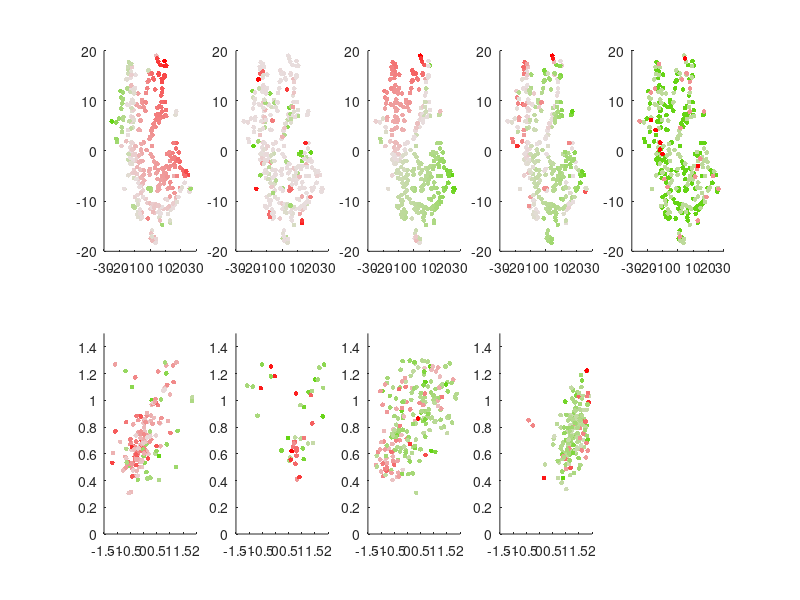

The MATLAB script that drew this image:






load('Fig5A.mat')
%load('Fig5B.mat')

load('CustomColormapRandG.mat')
close all
figure('Position',[0 0 1720 610])
for i=1:4
    subplot(2,5,i)
    labels=nthroot(X(:,i), 3);
    labels(find(labels>0))=labels(find(labels>0))/max(labels);
    labels(find(labels<0))=-labels(find(labels<0))/min(labels);
    scatter(mappedX(:,1), mappedX(:,2), 12, labels,'filled');
    colormap(CustomColormapRandG)
end
subplot(2,5,5)
labels=Mat_cellinfo(:,2);
scatter(mappedX(:,1), mappedX(:,2), 12, labels,'filled'); 
for i=1:4
    subplot(2,5,5+i)
    labels=nthroot(X(:,i), 3);
    temp1=Mat_tao(:,i)';
    temp1=(temp1+rand(1,length(temp1))-14)*2*0.05;
    temp2= Mat_sigma(:,i)';
    temp2=(temp2+rand(1,length(temp1)))*2*0.05;
    scatter(temp1, temp2, 12, labels,'filled');
    xlim([-1.5 2]) 
    xticks([-1.5:0.5:2])
    ylim([0 1.5])
end
